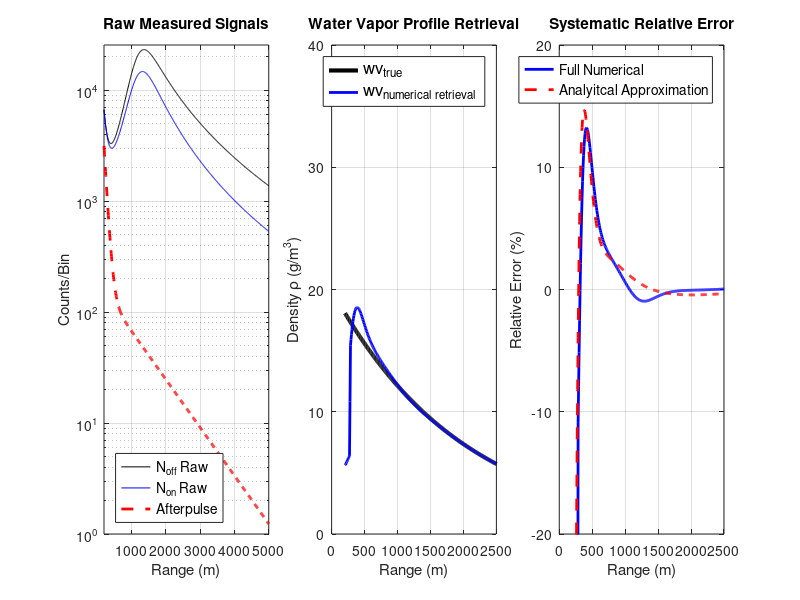
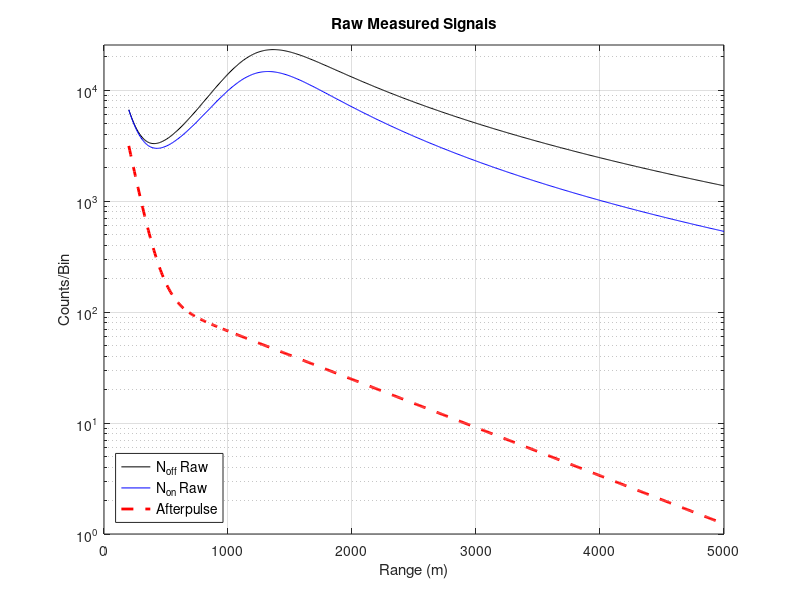

The MATLAB source for these figures, in order:
%% MicroPulse DIAL Afterpulse Error Simulation (Final Consistent Model)

clear; close all; 

%% Initialization and Unit Conversion

% System Parameters
tau_pulse = 1e-6;           % Pulse width (s)
R_start = 200;              % Start range for retrieval (m)
R_end = 5000;               % End range for retrieval (m)
dR = 7.5;                   % gate size (m)

% Constants
c = 3e8;                    % Speed of light (m/s)
M_H2O = 18.015;             % Molar mass of water (g/mol)
N_A = 6.022e23;             % Avogadro's number (molecules/mol)

P_laser = 50e-3;            % Avg laser power (W) 
sigma_on_cm2 =0.5e-23;      
sigma_off_cm2 = 7.0e-25;    

% Detector Afterpulse Parameters
N_dark = 5;                   % Constant Dark Count Rate (counts/bin)
lambda_AP_1 = 80;             % Afterpulse decay length 1 (m)
lambda_AP_2 = 1000;           % Afterpulse decay length 2 (m)
A_1 = 1;                      % Scaling factor for short decay component
A_2 = 1/20;                   % Scaling factor for long decay component
AP_fraction = 4e-15;          % Afterpulse peak as fraction of C_sys
C_sys_scale = 1e17;         

% Geometric Overlap Parameters
R_full_overlap = 1200;       
R_sigmoid_width = 160;

% Simple Atmosphere Parameters 
wv_mass_surf = 20;        
wv_mass_true = @(R) wv_mass_surf .* exp(-R/2000); % Mass density profile (g/m^3)
alpha_non_abs = 1e-8;     
beta_a = 1e-7;            
beta_R = @(R) beta_a.* exp(-R/8000); 

% DIAL Conversions
sigma_on = sigma_on_cm2 * 1e-4;    
sigma_off = sigma_off_cm2 * 1e-4;  
GM_to_NUM = N_A / M_H2O;
K_on = sigma_on * GM_to_NUM;
K_off = sigma_off * GM_to_NUM;
K_delta = K_on - K_off;      

% Range Vector (Sampled at 150m intervals)
R = (R_start : dR : R_end)';
N_bins = length(R);

% Midpoint range vector for plotting 
R_plot = R(1:end-1) + dR/2;

% Smoothing factor M (for true signal smearing)
M = c*tau_pulse/2/dR; 

%% Lidar Forward Model (Physically Resolved Signals)

% System Constant
C_sys = (P_laser * c * tau_pulse / 2) * C_sys_scale; 

% Geometric Overlap Function 
O_R_model = 1 ./ (1 + exp(-(R - R_full_overlap) / R_sigmoid_width));
O_R_model(R < R_start) = 0; 
O_R = O_R_model;

% Extinction and Optical Depth
alpha_off = alpha_non_abs + K_off * wv_mass_true(R);
alpha_on = alpha_non_abs + K_on * wv_mass_true(R);
OD_off = cumsum( alpha_off * dR );
OD_on = cumsum( alpha_on * dR );

% True number online and offline counts (The final, physically-resolved signal)
N_on_true = C_sys * (1./R.^2) .* O_R .* beta_R(R) .* exp(-2 * OD_on);
N_off_true = C_sys * (1./R.^2) .* O_R .* beta_R(R) .* exp(-2 * OD_off);

% Calculate the derivative of the true signal for the analytical error model
dNoff_dR = gradient(N_off_true, dR);


%% Detector Contamination Model (Instantaneous AP Added)

N_AP_peak = C_sys * AP_fraction;

% N_AP_decay is the instantaneous profile 
N_AP_decay = N_AP_peak * (A_1*exp(-(R - R_start)/lambda_AP_1)+ (A_2*exp(-(R - R_start) / lambda_AP_2)));
N_AP_total = N_AP_decay + N_dark;

% Contaminated signal profiles (Smoothed N_true + Instantaneous N_AP)
N_off_raw = N_off_true + N_AP_decay;
N_on_raw = N_on_true + N_AP_decay;


%% Full Numerical Retrieval of contaminated signals (No Digital Filtering Required)

% The AP contamination is present, but NO CORRECTION is applied here to calculate 
% the error caused by the uncorrected AP.

% Apply moving average filter to the raw signals
N_off_raw_smooth = movmean(N_off_raw, M);
N_on_raw_smooth = movmean(N_on_raw, M);

% Calculate the contaminated log ratio (using raw signals)
Log_Ratio_Raw = log(N_off_raw_smooth ./ N_on_raw_smooth);

% Calculate the derivative (slope) using the finite difference method
dLogRatio_dR_Raw = gradient(Log_Ratio_Raw, dR);

% Apply the DIAL equation to get the full retrieval
rho_retrieved_full = (1 / (2 * K_delta)) * dLogRatio_dR_Raw;

% Set Primary retrieval to the full result
rho_retrieved = rho_retrieved_full;


%% Analytical Error Calculation 

% This recalculates the analytical error term (rho_error_analytical) for comparison
% Term inside the derivative: N_AP * ( 1/N_off_true - 1/N_on_true )
Difference_Term = N_AP_decay .* (1 ./ N_off_true - 1 ./ N_on_true);

% Calculate the derivative of this term using gradient (numerical derivative)
dDifferenceTerm_dR = gradient(Difference_Term, dR);

% Apply the DIAL factor: -1/(2 * K_delta)
rho_error_analytical_full_R = (1 / (2 * K_delta)) * dDifferenceTerm_dR;


%% Error Comparison and Plotting Setup
% True Water Vapor at plotting points
rho_true_plot = wv_mass_true(R_plot);
rho_retrieved_plot = rho_retrieved(1:end-1);
rho_error_analytical = rho_error_analytical_full_R(1:end-1);

% True Systematic Error (Result of Full Retrieval - True Profile) 
rho_error_true = rho_retrieved_plot - rho_true_plot;

% Error of the Analytical Approximation Relative to the True Signal 
Analytical_Relative_Error = 100 * (rho_error_analytical) ./ rho_true_plot;

% Calculate Total Relative Error 
Relative_Error = 100 * (rho_retrieved_plot - rho_true_plot) ./ rho_true_plot;

% Calculate Water Vapor Optical Depth
R_4km_idx = find(R >= 4000, 1, 'first');
WV_OD_4km = (OD_on(R_4km_idx) - OD_off(R_4km_idx));
disp('-------------------------------------------------------------------');
disp(['One-way WV OD at 4 km: ' num2str(WV_OD_4km)]);
disp('-------------------------------------------------------------------');


%% Plotting Results 
figure('Position', [100, 100, 1400, 450]);

% Raw Measured Signals 
subplot(1, 3, 1);
semilogy(R, N_off_raw, 'k-', 'DisplayName', 'N_{off} Raw'); hold on;
semilogy(R, N_on_raw, 'b-', 'DisplayName', 'N_{on} Raw');
semilogy(R, N_AP_decay, 'r--', 'LineWidth', 2, 'DisplayName', 'Afterpulse');
title('Raw Measured Signals');
xlabel('Range (m)');
ylabel('Counts/Bin');
legend('Location', 'southwest','FontSize', 10);
xlim([R_start, R_end]);
ylim([1, max(N_off_raw)*1.1]);
grid on;

% True vs. Retrieved Water Vapor Density
subplot(1, 3, 2);
plot(R_plot, rho_true_plot, 'k-', 'LineWidth', 3, 'DisplayName', 'wv_{true}'); hold on;
plot(R_plot, rho_retrieved_plot, 'b-', 'LineWidth', 2, 'DisplayName', 'wv_{numerical retrieval}');
title('Water Vapor Profile Retrieval');
xlabel('Range (m)');
ylabel('Density \rho (g/m^3)');
legend('Location', 'northeast','FontSize', 12);
ylim([0, wv_mass_surf * 2]);
xlim([0, R_end/2]);
grid on;

% % Systematic density bias 
% subplot(1, 4, 3);
% plot(R_plot, rho_error_true,'b-', 'LineWidth', 2.5, 'DisplayName', 'Full Numerical' );
% hold on
% plot(R_plot, rho_error_analytical,'r--', 'LineWidth', 1.5, 'DisplayName', 'Analyitcal Approximation' );
% title('Systematic Bias');
% xlabel('Range (m)');
% ylabel('Systematic Density Bias (g/m^3)');
% legend('Location','northeast','FontSize', 10);
% ylim([-3, 3]);
% xlim([0, R_end/2]);
% grid on

% Systematic Relative Error 
 subplot(1, 3, 3);
 plot(R_plot, Relative_Error, 'b-', 'LineWidth', 2, 'DisplayName', 'Full Numerical' );
 hold on;
 plot(R_plot, Analytical_Relative_Error, 'r--', 'LineWidth', 2, 'DisplayName', 'Analyitcal Approximation' );
 title('Systematic Relative Error');
 xlabel('Range (m)');
 ylabel('Relative Error (%)');
 legend('Location','northeast','FontSize', 10);
 ylim([-20, 20]);
 xlim([0, R_end/2]);
 grid on;

figure('Position', [100, 600, 1000, 600]);

% Raw Measured Signals 
semilogy(R, N_off_raw, 'k-', 'DisplayName', 'N_{off} Raw'); hold on;
semilogy(R, N_on_raw, 'b-', 'DisplayName', 'N_{on} Raw');
semilogy(R, N_AP_decay, 'r--', 'LineWidth', 2, 'DisplayName', 'Afterpulse');
title('Raw Measured Signals');
xlabel('Range (m)');
ylabel('Counts/Bin');
legend('Location', 'southwest','FontSize', 10);
xlim([0, R_end]);
ylim([1, max(N_off_raw)*1.1]);
grid on;
